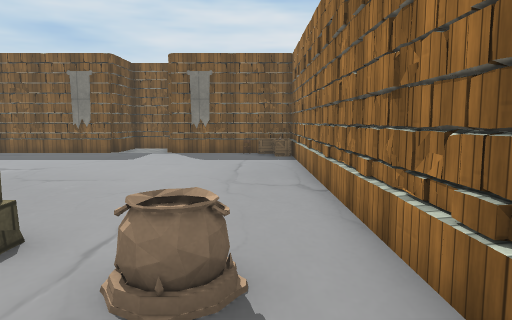
view 1 (above)

15 first-person views from a walk through a scene from a Unity 3-D project. The camera is 1.3 m above the floor, tilts 6° down and sees 70° across. The floor is counted in squares, 1.03 m on a side. Each view is taken from the middle of a square. On the plan, view 1 faces up. The plan holds only what a view shows up to about 15 squares ahead; the rest is blank. The place goes on beyond the plan. The player character is not drawn. Door leaves are left out, so doorways stand open. Some surface patterns are stand-ins.

view 2
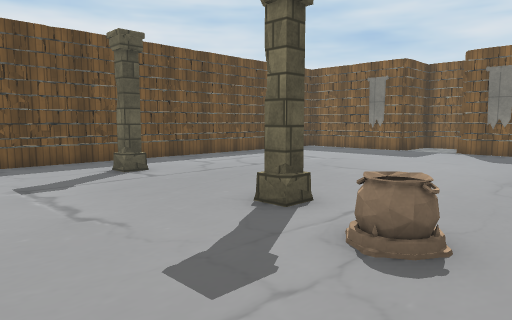

view 3
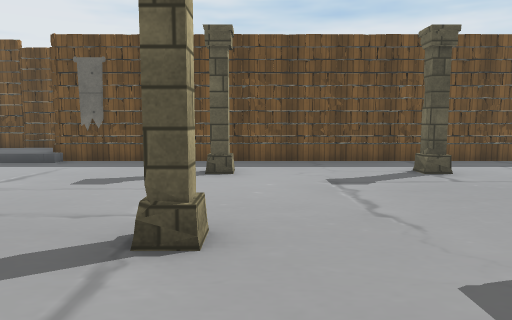

view 4
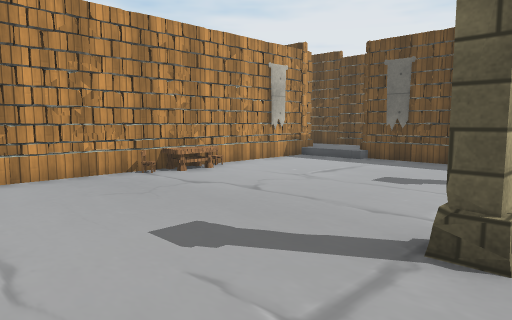

view 5
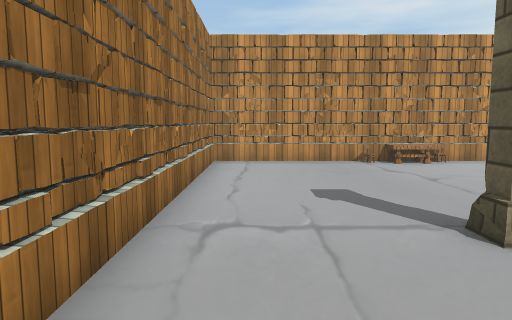

view 6
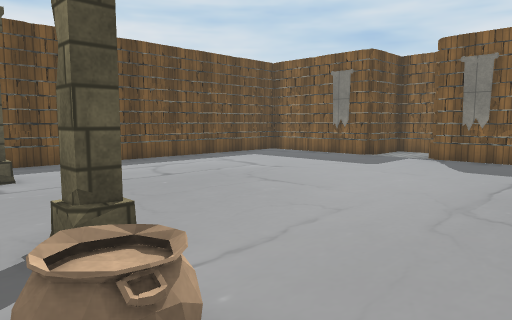

view 7
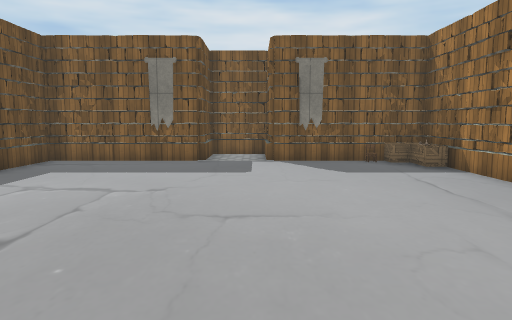

view 8
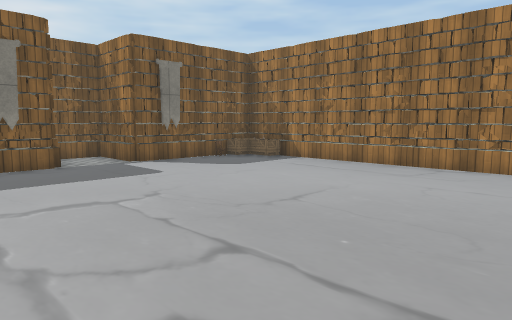

view 9
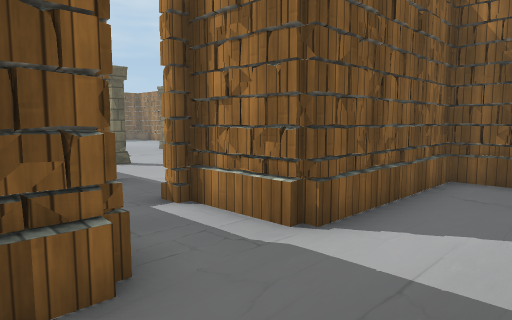

view 10
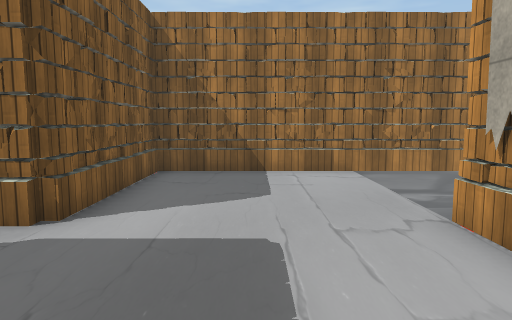

view 11
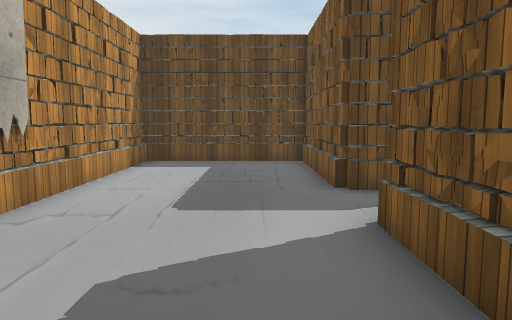

view 12
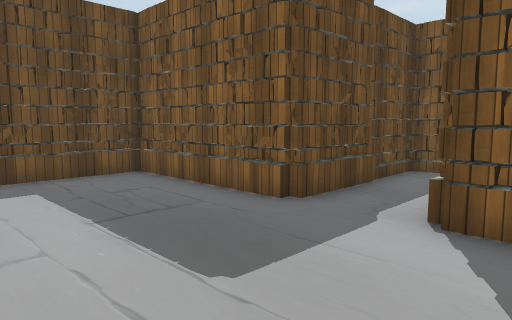

view 13
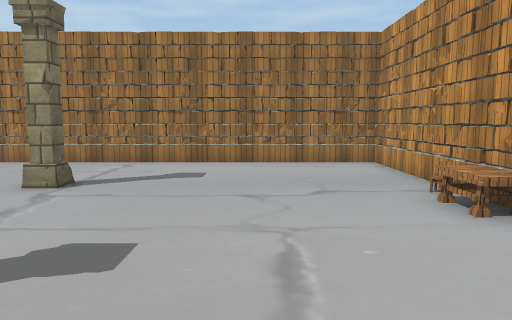

view 14
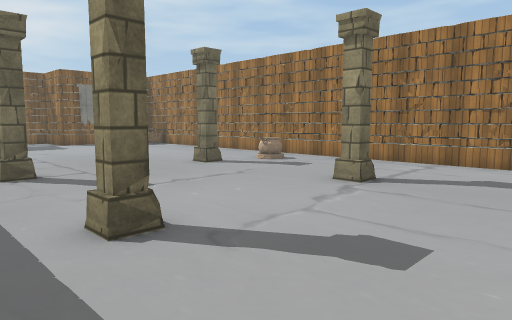

view 15
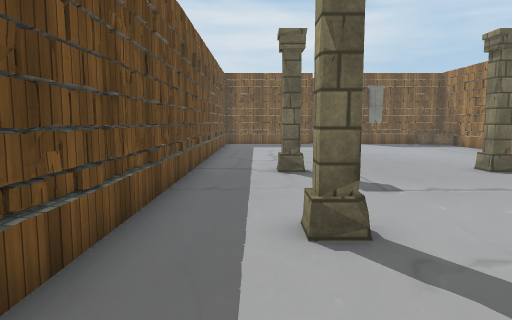

### Floor plan
Key: @ floor where view 1 was taken; # wall or solid block; . main floor; : floor 0.25 m higher than the main floor; D open door; ≈ lava the walk keeps out of; v drop or lower ground; B box; C column; P pot; T table; H chair; O other object.
Columns run from 18 left of view 1 to 2 right of it. Each row starts with its distance up from view 1.
 18             ####
 17             #..#
 16             #..#
 15        ######..###O#v
 14        #..........BO#
 13        #...........B#
 12        #............#
 11        #............#
 10        #............#
  9        #............#
  8        #............#
  7        #............#
  6        #............#
  5        #............#
  4        #............#
  3        #..C....C.P..#
  2        #............#
  1        #............#
  0        #..........@.#
 -1        #............#
 -2        #..C....C....#
 -3        #............#
 -4        #............#
 -5        #............#
 -6        #............#
 -7      ###............#
 -8      #:D............#
 -9      #:D.....TTH....#
-10      #:D####H#######≈
-11      #::#
-12 ######::#####≈
-13 #::::::::::::#
-14 #::::::::::::#
-15 #::::::::::::#
-16 #::::::::::::#
-17 #::::::::::::#
-18 ########≈   ≈#
-19             ≈#
-20            ≈≈#

Where each view was taken, in squares from view 1:
view 1: 0 up, 0 right, facing up
view 2: 1 down, 1 right, facing up-left
view 3: 1 down, 1 right, facing left
view 4: 1 down, 1 right, facing down-left
view 5: 2 up, 0 right, facing down
view 6: 2 up, 1 right, facing up-left
view 7: 3 up, 4 left, facing up
view 8: 4 up, 9 left, facing up-right
view 9: 15 down, 14 left, facing up-right
view 10: 15 down, 15 left, facing right
view 11: 14 down, 6 left, facing left
view 12: 17 down, 9 left, facing up-left
view 13: 6 down, 10 left, facing right
view 14: 6 down, 10 left, facing up-right
view 15: 6 down, 9 left, facing up
